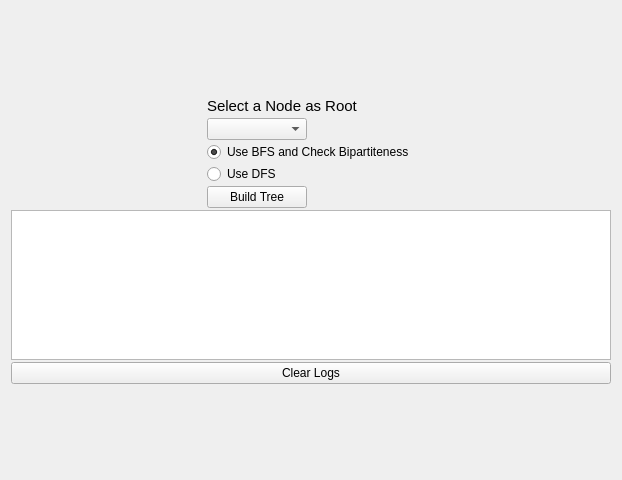
<?xml version="1.0" encoding="UTF-8"?>
<ui version="4.0">
 <class>frmGraphFS</class>
 <widget class="QWidget" name="frmGraphFS">
  <property name="geometry">
   <rect>
    <x>0</x>
    <y>0</y>
    <width>622</width>
    <height>480</height>
   </rect>
  </property>
  <property name="windowTitle">
   <string>Form</string>
  </property>
  <layout class="QVBoxLayout" name="verticalLayout">
   <item>
    <layout class="QVBoxLayout" name="lytMain">
     <property name="spacing">
      <number>2</number>
     </property>
     <item>
      <layout class="QHBoxLayout" name="lytHor">
       <property name="spacing">
        <number>2</number>
       </property>
       <item>
        <layout class="QVBoxLayout" name="LytContols">
         <property name="spacing">
          <number>2</number>
         </property>
         <item>
          <widget class="QLabel" name="lb1">
           <property name="maximumSize">
            <size>
             <width>150</width>
             <height>20</height>
            </size>
           </property>
           <property name="text">
            <string>&lt;html&gt;&lt;head/&gt;&lt;body&gt;&lt;p&gt;&lt;span style=&quot; font-size:11pt;&quot;&gt;Select a Node as Root&lt;/span&gt;&lt;/p&gt;&lt;/body&gt;&lt;/html&gt;</string>
           </property>
          </widget>
         </item>
         <item>
          <widget class="QComboBox" name="cmbNodes">
           <property name="maximumSize">
            <size>
             <width>100</width>
             <height>16777215</height>
            </size>
           </property>
          </widget>
         </item>
         <item>
          <widget class="QRadioButton" name="optBFS">
           <property name="text">
            <string>Use BFS and Check Bipartiteness</string>
           </property>
           <property name="checked">
            <bool>true</bool>
           </property>
          </widget>
         </item>
         <item>
          <widget class="QRadioButton" name="optDFS">
           <property name="text">
            <string>Use DFS</string>
           </property>
          </widget>
         </item>
         <item>
          <widget class="QPushButton" name="cmdBuildTree">
           <property name="maximumSize">
            <size>
             <width>100</width>
             <height>16777215</height>
            </size>
           </property>
           <property name="text">
            <string>Build Tree</string>
           </property>
          </widget>
         </item>
        </layout>
       </item>
      </layout>
     </item>
     <item>
      <widget class="QTextEdit" name="txtLogs">
       <property name="minimumSize">
        <size>
         <width>0</width>
         <height>80</height>
        </size>
       </property>
       <property name="maximumSize">
        <size>
         <width>16777215</width>
         <height>150</height>
        </size>
       </property>
      </widget>
     </item>
     <item>
      <widget class="QPushButton" name="cmdClear">
       <property name="text">
        <string>Clear Logs</string>
       </property>
      </widget>
     </item>
    </layout>
   </item>
  </layout>
 </widget>
 <resources/>
 <connections/>
</ui>
